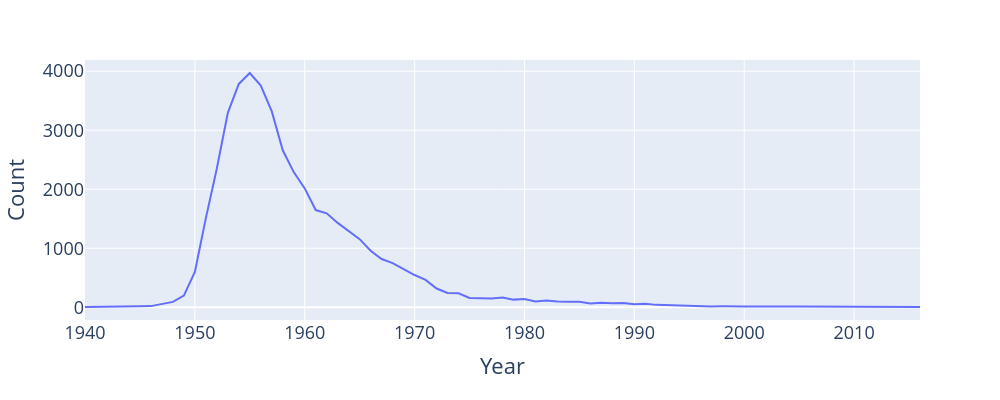

Write notebook code for a chart like this one.
### Markdown cell above
"Debra" tops the list at an RTP of 0.00126. It peaked in 1955 at 3,969 babies and last appears in the data in 2016, with 5.

::: {tip} Sorting, and where the nulls go
`.sort()` [(documentation)](https://docs.pola.rs/api/python/stable/reference/dataframe/api/polars.DataFrame.sort.html) orders from smallest to largest; pass `descending=True` for the other direction. It also places nulls at the *front* of the result, so whenever a sort feeds a `.head()` (any "top ten"), pass `nulls_last=True` to keep missing values from crowding out real answers.
:::

Let's look at the decline of "Debra".

````{dropdown} Click to see the code
:open: false
```python
#| fig-alt: A line plot of the number of babies named Debra born in California each year. The line rises to a peak of nearly 4,000 in the mid-1950s, falls steadily after 1960, and is indistinguishable from zero on this scale by the 1990s.
fig = px.line(f_babynames.filter(pl.col("Name") == "Debra"), x="Year", y="Count")
fig.update_layout(font_size=18, autosize=False, width=1000, height=400)
fig
```
````

### Code cell
#| fig-alt: A line plot of the number of babies named Debra born in California each year. The line rises to a peak of nearly 4,000 in the mid-1950s, falls steadily after 1960, and is indistinguishable from zero on this scale by the 1990s.
fig = px.line(f_babynames.filter(pl.col("Name") == "Debra"), x="Year", y="Count")
fig.update_layout(font_size=18, autosize=False, width=1000, height=400)
fig

### Figure 1 — Plotly figure (JSON) as saved in the notebook; plotly's stock layout.template omitted (floating-point values rounded to 4 significant figures)
{"data": [{"hovertemplate": "Year=%{x}<br>Count=%{y}<extra></extra>", "legendgroup": "", "line": {"color": "#636efa", "dash": "solid"}, "marker": {"symbol": "circle"}, "mode": "lines", "name": "", "orientation": "v", "showlegend": false, "type": "scatter", "x": [1940, 1942, 1943, 1944, 1945, 1946, 1947, 1948, 1949, 1950, 1951, 1952, 1953, 1954, 1955, 1956, 1957, 1958, 1959, 1960, 1961, 1962, 1963, 1964, 1965, 1966, 1967, 1968, 1969, 1970, 1971, 1972, 1973, 1974, 1975, 1976, 1977, 1978, 1979, 1980, 1981, 1982, 1983, 1984, 1985, 1986, 1987, 1988, 1989, 1990, 1991, 1992, 1993, 1994, 1995, 1996, 1997, 1998, 1999, 2000, 2001, 2002, 2003, 2004, 2005, 2006, 2007, 2008, 2009, 2012, 2013, 2016], "xaxis": "x", "y": [7, 7, 8, 15, 19, 20, 56, 92, 199, 601, 1510, 2351, 3295, 3784, 3969, 3755, 3318, 2660, 2290, 2014, 1647, 1592, 1430, 1287, 1154, 958, 818, 748, 647, 547, 463, 318, 242, 236, 159, 151, 151, 164, 130, 141, 97, 114, 97, 95, 93, 64, 78, 69, 71, 51, 62, 41, 34, 28, 28, 12, 14, 16, 10, 13, 14, 10, 7, 12, 13, 12, 13, 6, 7, 5, 8, 5], "yaxis": "y"}], "layout": {"autosize": false, "font": {"size": 18}, "height": 400, "legend": {"tracegroupgap": 0}, "margin": {"t": 60}, "width": 1000, "xaxis": {"anchor": "y", "domain": [0.0, 1.0], "title": {"text": "Year"}}, "yaxis": {"anchor": "x", "domain": [0.0, 1.0], "title": {"text": "Count"}}}}
